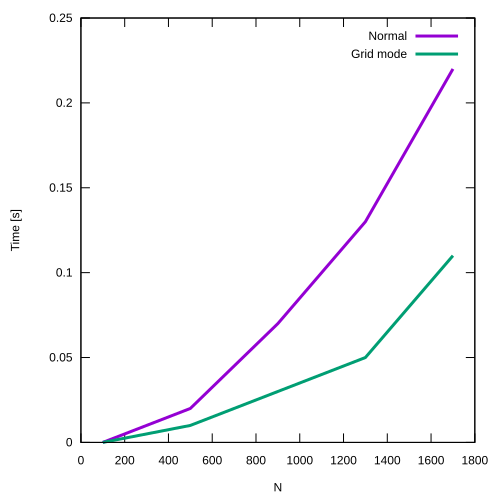

Write gnuplot code to recreate this figure.
set terminal svg background 'white' size 500,500

data = ARG1

set xlabel "N"
set ylabel "Time [s]"

set xyplane 0

plot data using 1:2 with lines lw 3 title "Normal",\
	data using 1:3 with lines lw 3 title "Grid mode";
